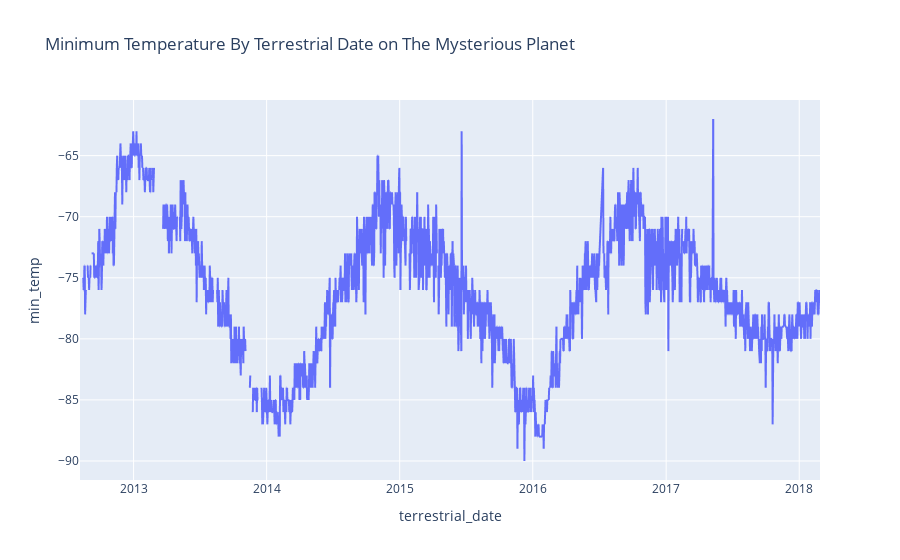

Write notebook code for a chart like this one.
### Code cell
# Plot a line chart the daily minimum temp
# Did I accidentally delete something because I don't understand the question?
# note: you do not need to modify the dataframe 
# use the original one you loaded at the beginning of the milestone.
px.line(planet, x = 'terrestrial_date', y = 'min_temp', title = 'Minimum Temperature By Terrestrial Date on The Mysterious Planet')

### Figure 1 — Plotly figure (JSON) as saved in the notebook; plotly's stock layout.template omitted (floating-point values rounded to 4 significant figures; data arrays with more than 128 entries replaced by an {"elided": "..."} marker saying what was removed)
{"data": [{"hovertemplate": "terrestrial_date=%{x}<br>min_temp=%{y}<extra></extra>", "legendgroup": "", "line": {"color": "#636efa", "dash": "solid"}, "marker": {"symbol": "circle"}, "mode": "lines", "name": "", "showlegend": false, "type": "scattergl", "x": {"elided": "1894 str values"}, "xaxis": "x", "y": {"elided": "1894 int values"}, "yaxis": "y"}], "layout": {"autosize": true, "legend": {"tracegroupgap": 0}, "title": {"text": "Minimum Temperature By Terrestrial Date on The Mysterious Planet"}, "xaxis": {"anchor": "y", "autorange": true, "domain": [0, 1], "range": ["2012-08-07", "2018-02-27"], "title": {"text": "terrestrial_date"}, "type": "date"}, "yaxis": {"anchor": "x", "autorange": true, "domain": [0, 1], "range": [-91.56, -60.44], "title": {"text": "min_temp"}, "type": "linear"}}}
